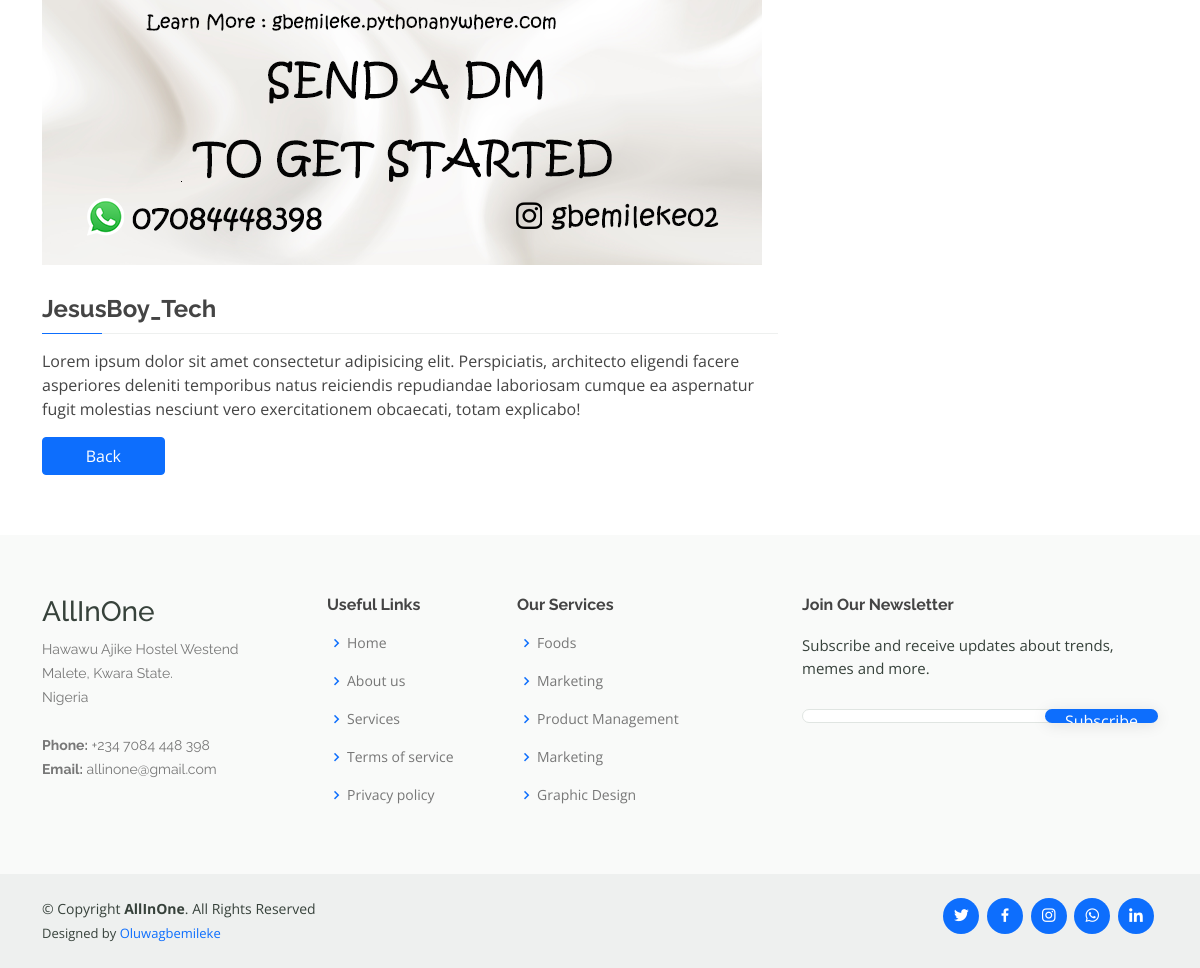
The app's page /pages/detail/2/ (lower part), older data.
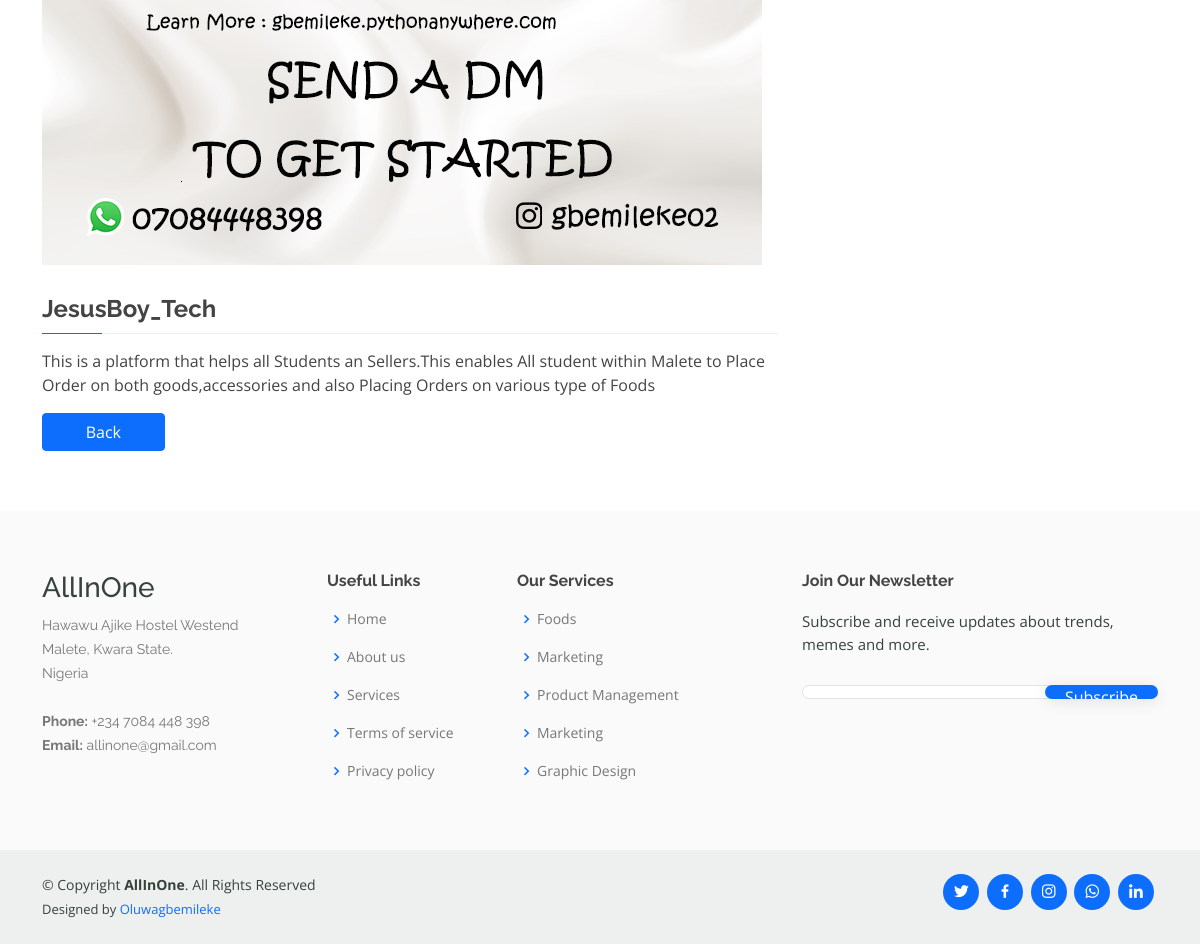
The same page, newer data.
### frontend/models.py (models this page shows, shortened)
class Blog(models.Model):
    blog_img = models.ImageField(blank=True, verbose_name='Blog Image', null=True, upload_to='uploads/')
    blog_title = models.CharField(max_length=100, verbose_name='Blog Title')
    blog_description = models.TextField(verbose_name='Description')
    blog_date = models.DateTimeField(auto_now_add=True)
    user = models.ForeignKey(NewUser, on_delete=models.CASCADE)
    class Meta():
        verbose_name_plural = 'Blog'

### frontend/views.py (the view)
# urls.py: path('detail/<int:detail_id>/', views.blog_details, name='blog_details'),
def blog_details(request, detail_id):
    detail =Blog.objects.get(id=detail_id)
    return render(request, 'frontend/blog_details.html', {'det':detail})

### templates/frontend/blog_details.html (shortened to what this page needs)
{% extends 'frontend/base.html' %}
{% load static %}
{% block content %}
  <main id="main">
    <section id="course-details" class="course-details">
      <div class="container" data-aos="fade-up">
        <div class="row">
          {% if det %}
          <div class="col-lg-8">
            <img src="{{ det.blog_img.url  }}" class="img-fluid" alt="">
            <h3>{{ det.blog_title }}</h3>
            <p>
              {{ det.blog_description }}
            </p>
            <button type="submit" class=" btn btn-primary me-2 fa fa-fw fa-eye col-md-2 col-sm-5"><a href="{% url 'frontend:blog'%}" style="color:#fff;">Back</a></button>
          </div>
          {% endif %}
          <div class="col-lg-4">
          </div>
        </div>
      </div>
    </section>
  </main>
 {% endblock %}

Row changes from the older to the newer data that the page shows:
changed Blog "JesusBoy_Tech": blog_description "Lorem ipsum dolor sit amet consectetur adipisicing elit. Perspiciatis, architecto eligendi facere asperiores deleniti temporibus natus reiciendis repudiandae laboriosam cumque ea aspernatur fugit molestias nesciunt vero exercitationem obcaecati, totam explicabo!" → "This is a platform that helps all Students an Sellers.This enables All student within Malete to Place Order on both goods,accessories and also Placing Orders on various type of Foods"
